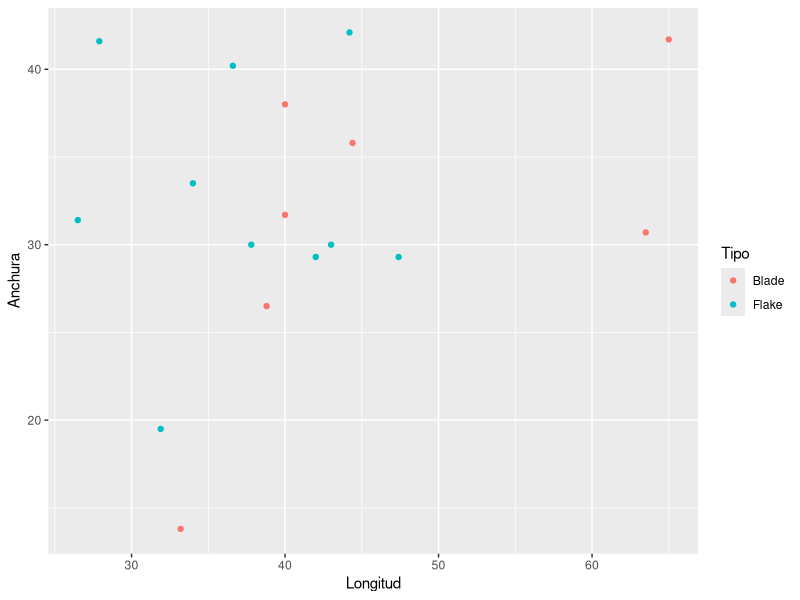
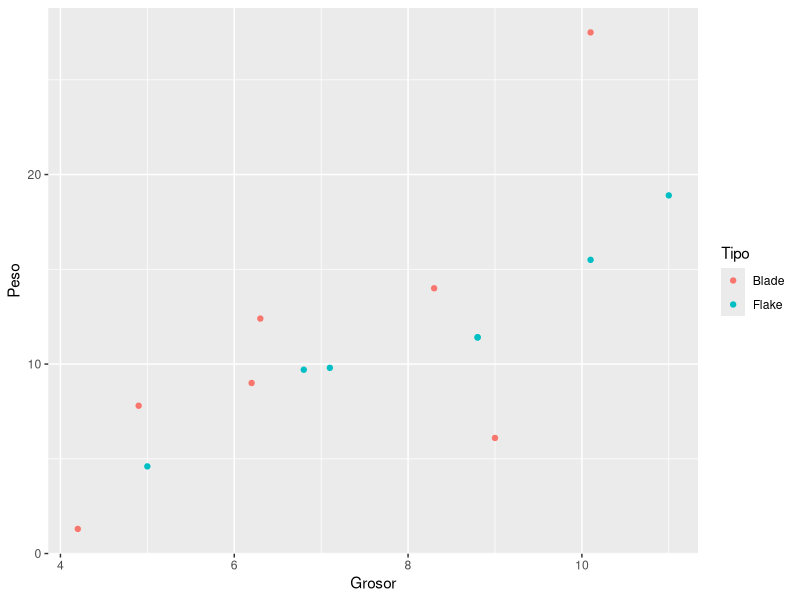

The R script that drew these images, in order:
## ---- chunk 1
library(readxl)
base_datos_ines <- read_excel(path = "base datos ines.xls")
## ---- chunk 2
library(ggplot2)
## ---- chunk 3
base_datos_ines$Tipo_f <- as.factor(ifelse(base_datos_ines$Tipo=="Blade",1,0))
## ---- chunk 4
ggplot(base_datos_ines, aes(x=Longitud, y=Anchura, color = Tipo)) + geom_point()
## ---- chunk 5
ggplot(base_datos_ines, aes(x=Grosor, y=Peso, color = Tipo)) + geom_point()
## ---- chunk 6
summary(glm(Tipo_f ~ Anchura , base_datos_ines, family ="binomial"))
## ---- chunk 7
summary(glm(Tipo_f ~ Grosor, base_datos_ines, family ="binomial"))
## ---- chunk 8
summary(glm(Tipo_f ~ Longitud, base_datos_ines, family ="binomial"))
## ---- chunk 9
summary(glm(Tipo_f ~ Peso, base_datos_ines, family ="binomial"))
## ---- chunk 10
summary(glm(Tipo_f ~ Anchura + Longitud , base_datos_ines, family ="binomial"))
## ---- chunk 11
summary(glm(Tipo_f ~ Anchura + Longitud + Grosor, base_datos_ines, family ="binomial"))
## ---- chunk 12
summary(glm(Tipo_f ~ Longitud + Grosor, base_datos_ines, family ="binomial"))
## ---- chunk 13
summary(glm(Tipo_f ~ Anchura + Longitud + Grosor + Peso, base_datos_ines, family ="binomial"))
## ---- chunk 14
base_datos_ines$long_anch <- base_datos_ines$Longitud/base_datos_ines$Anchura

## ---- chunk 15
summary(glm(Tipo_f ~ long_anch, base_datos_ines, family ="binomial"))
## ---- chunk 16
summary(glm(Tipo_f ~ long_anch + Grosor, base_datos_ines, family ="binomial"))
## ---- chunk 17
summary(glm(Tipo_f ~ long_anch + Peso, base_datos_ines, family ="binomial"))
## ---- chunk 18
mean(base_datos_ines$long_anch [base_datos_ines$Tipo=="Flake"]) 
## ---- chunk 19
mean(base_datos_ines$long_anch [base_datos_ines$Tipo=="Blade"])
